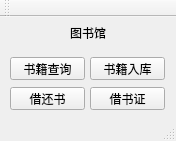
<?xml version="1.0" encoding="UTF-8"?>
<ui version="4.0">
 <class>WMain</class>
 <widget class="QMainWindow" name="WMain">
  <property name="geometry">
   <rect>
    <x>0</x>
    <y>0</y>
    <width>176</width>
    <height>141</height>
   </rect>
  </property>
  <property name="windowTitle">
   <string>WMain</string>
  </property>
  <widget class="QWidget" name="centralWidget">
   <widget class="QLabel" name="label">
    <property name="geometry">
     <rect>
      <x>70</x>
      <y>10</y>
      <width>54</width>
      <height>12</height>
     </rect>
    </property>
    <property name="text">
     <string>图书馆</string>
    </property>
   </widget>
   <widget class="QPushButton" name="pushButtonquery">
    <property name="geometry">
     <rect>
      <x>10</x>
      <y>40</y>
      <width>75</width>
      <height>23</height>
     </rect>
    </property>
    <property name="text">
     <string>书籍查询</string>
    </property>
   </widget>
   <widget class="QPushButton" name="pushButtonstorage">
    <property name="geometry">
     <rect>
      <x>90</x>
      <y>40</y>
      <width>75</width>
      <height>23</height>
     </rect>
    </property>
    <property name="text">
     <string>书籍入库</string>
    </property>
   </widget>
   <widget class="QPushButton" name="pushButtonbook">
    <property name="geometry">
     <rect>
      <x>10</x>
      <y>70</y>
      <width>75</width>
      <height>23</height>
     </rect>
    </property>
    <property name="text">
     <string>借还书</string>
    </property>
   </widget>
   <widget class="QPushButton" name="pushButtoncard">
    <property name="geometry">
     <rect>
      <x>90</x>
      <y>70</y>
      <width>75</width>
      <height>23</height>
     </rect>
    </property>
    <property name="text">
     <string>借书证</string>
    </property>
   </widget>
  </widget>
  <widget class="QMenuBar" name="menuBar">
   <property name="geometry">
    <rect>
     <x>0</x>
     <y>0</y>
     <width>176</width>
     <height>23</height>
    </rect>
   </property>
  </widget>
  <widget class="QToolBar" name="mainToolBar">
   <attribute name="toolBarArea">
    <enum>TopToolBarArea</enum>
   </attribute>
   <attribute name="toolBarBreak">
    <bool>false</bool>
   </attribute>
  </widget>
  <widget class="QStatusBar" name="statusBar"/>
 </widget>
 <layoutdefault spacing="6" margin="11"/>
 <resources/>
 <connections/>
</ui>
